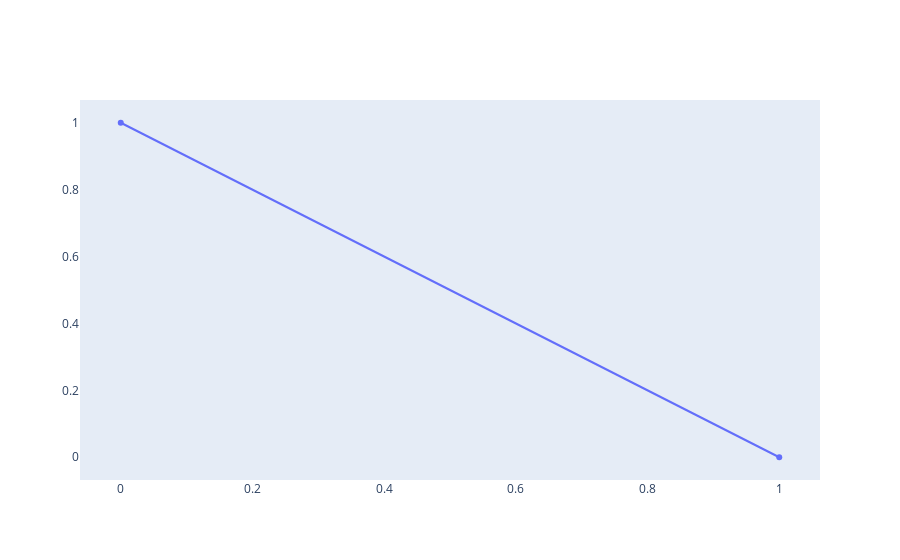

The notebook cell this image was saved under:
### Markdown cell above
<h5 id="Toggling-Axis-zero-lines">Toggling Axis zero lines<a class="anchor-link" href="#Toggling-Axis-zero-lines">¶</a></h5><p>The lines passing through zero can be disabled as well by setting the <code>zeroline</code> axis property to <code>False</code></p>

### Code cell
import plotly.graph_objects as go

fig = go.Figure(
    data=[go.Scatter(y=[1, 0])],
    layout=go.Layout(
        xaxis=dict(showgrid=False, zeroline=False),
        yaxis=dict(showgrid=False, zeroline=False),
    )
)

fig.show()

### Figure 1 — Plotly figure (JSON) as saved in the notebook; plotly's stock layout.template omitted (floating-point values rounded to 4 significant figures)
{"data": [{"type": "scatter", "y": [1, 0]}], "layout": {"xaxis": {"showgrid": false, "zeroline": false}, "yaxis": {"showgrid": false, "zeroline": false}}}
